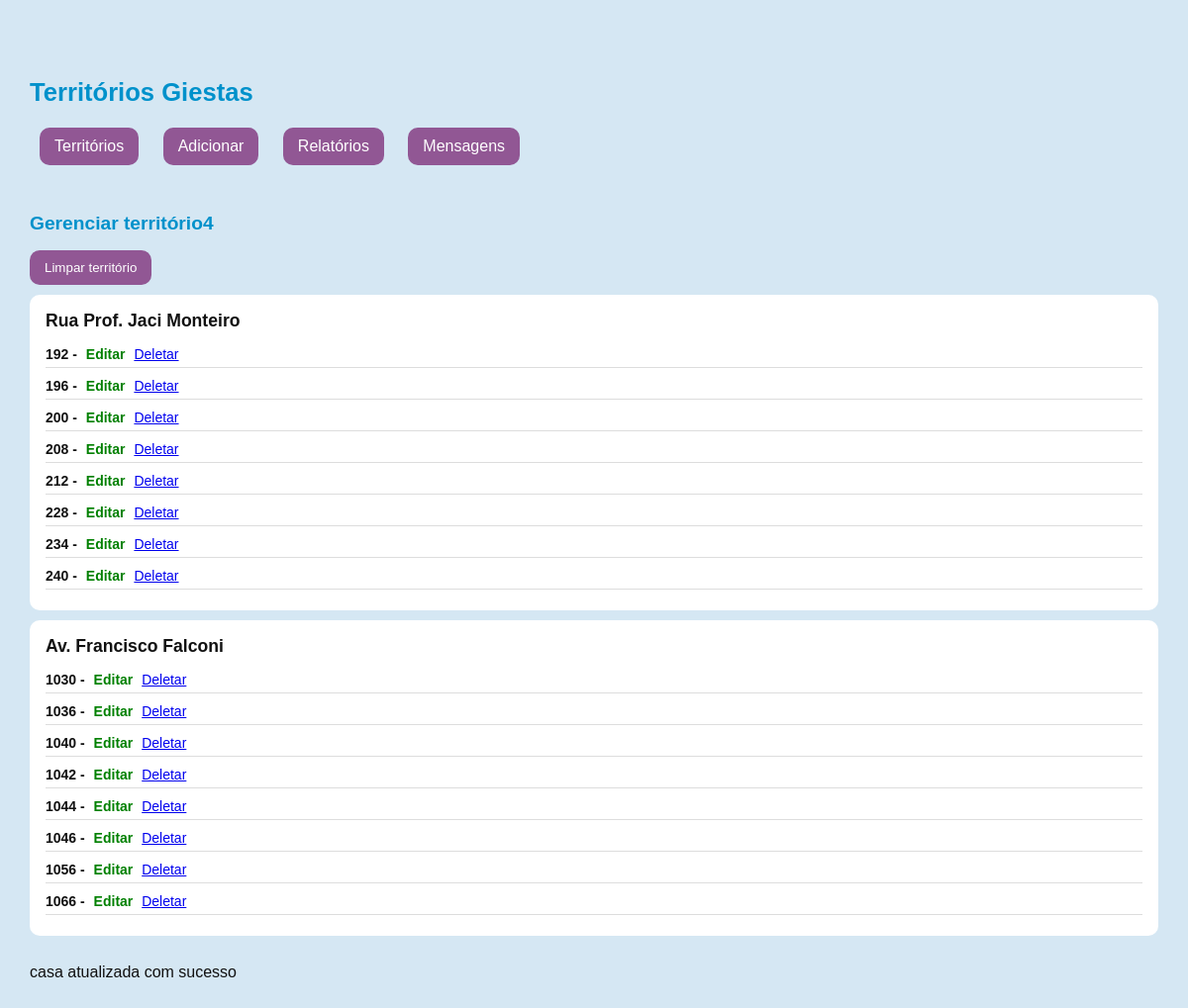
Screenshot of /admin/edit-ter.php?ter=4 with the database file from the repository.
### tables this page shows
CREATE TABLE `rua` (
  `id_rua` int(10) NOT NULL,
  `nome_rua` varchar(255) NOT NULL
);

CREATE TABLE `casas` (
  `id_casas` int(50) NOT NULL,
  `casa` int(10) NOT NULL,
  `Tipo` varchar(10) NOT NULL,
  `sigla` varchar(50) NOT NULL,
  `id_rua` int(10) NOT NULL,
  `id_territorio` int(10) NOT NULL,
  `status_casa` int(1) NOT NULL,
  `feito` varchar(5) NOT NULL
);

### admin/edit-ter.php (the view, shortened to what this page needs)
<!DOCTYPE html>
<html lang="pt-br">
<head>
</head>
<body class="ter-list">
    <?php include("header.php")?>
    <section class="container" id="det-rel">
        <?php
            $ter = $_GET["ter"];
            if($ter){
                echo "<h2>Gerenciar território". $ter."</h2>";
                echo "<button><a href='edit-ter.php?clean=1&ter=".$ter."'>Limpar território</a></button>";
                $query_ultimo_publicador = mysqli_query( $conn, "SELECT * FROM territorio WHERE id_territorio = $ter");
                while ($row_pub = $query_ultimo_publicador->fetch_assoc()){
                    $query_lsita_rua = "SELECT  A.nome_rua, A.id_rua, B.id_territorio FROM rua A INNER JOIN casas B ON A.id_rua = B.id_rua WHERE B.id_territorio = '".$ter."' GROUP BY nome_rua ORDER BY id_rua ASC";
                    $lista_rua = mysqli_query($conn, $query_lsita_rua);
                        while ($row_rua = $lista_rua->fetch_assoc())  {
                            $nome_rua= $row_rua['nome_rua'];
                            $id_rua = $row_rua['id_rua'];
        ?>
                <ul class="list-rua">
                    <?php echo "<h3>".$nome_rua."</h3>"; ?>
                    <?php
                        $query_casas = mysqli_query( $conn, "SELECT * FROM casas WHERE id_rua = '".$id_rua."' and id_territorio = '".$ter."' ORDER BY CASA ASC");
                        while ($row = $query_casas->fetch_assoc())  {
                                $casa = $row['casa'];
                                $id_casa = $row['id_casas'];
                    ?>
                        <li>
                       <b><?php echo "$casa"; ?> - </b>
                        <a href="#popup<?php echo $id_casa ?>" class="editar"><i class="Edit"></i>Editar</span></a>
                        <a href="deletar-casa.php" class=""><span><i class="trash"></i>Deletar</span></a>
                        </li>
                    <?php } ?>
                </ul>
            <?php
                    }
                }
            }else{ ?>
                <h2>Nenhum territorio foi selecionado</h2>
                <a href="ter-list.php">voltar a lista de territorios</a>
            <?php
                }
            ?>
<?php
echo "<br>";
        $update = 1;
        echo $tipo = $_GET["tipo"];
        echo $sigla = $_GET["sigla"];
        echo $id_casas = $_GET["id_casas"];
        if($update){
            $query_atualiza_casa =" UPDATE `casas` SET Tipo = '$tipo', sigla = '$sigla' WHERE casas.id_casas = $id_casas; ";
            $atualizar_casa = mysqli_query($conn, $query_atualiza_casa);
            if($atualizar_casa){
                echo "casa atualizada com sucesso";
            }
        }
?>
    </section>
</body>

### admin/style.css (style rules this page uses)
body { background-color:#D5E7F3;color:#111;font-family:Arial, Helvetica, sans-serif;padding-bottom:100px;padding-top:50px;-webkit-appearance:none;-moz-appearance:none;appearance:none }
body .container { max-width:1140px;margin:auto }
body input[type="submit"],body button { background-color:#915794;color:#FFF;border:0;border-radius:10px;padding:10px 15px }
body input[type="submit"] a,body button a { color:#fff;text-decoration:none }
body .editar { color:green;text-decoration:none;font-weight:600;margin:0 5px }
body ul { padding:0 }
body #det-rel h2 { font-size:120%;font-weight:600;color:#0091CB;margin-top:3rem }
body #det-rel .list-rua { padding:1rem;background-color:#fff;border-radius:10px;margin:10px 0 }
body #det-rel .list-rua h3 { font-weight:600;font-size:110%;margin:0 0 10px }
body #det-rel .list-rua li { list-style:none;margin:5px 0;border-bottom:1px solid #ddd;padding:5px 0;font-size:14px }

### rows the page displays
rua: nome_rua "Rua Prof. Jaci Monteiro"
casas: casa "192"
casas: casa "196"
casas: casa "200"
casas: casa "208"
casas: casa "212"
casas: casa "228"
casas: casa "234"
casas: casa "240"
rua: nome_rua "Av. Francisco Falconi"
casas: casa "1030"
casas: casa "1036"
casas: casa "1040"
casas: casa "1042"
casas: casa "1044"
casas: casa "1046"
casas: casa "1056"
casas: casa "1066"

### other values shown
$ter "4"
